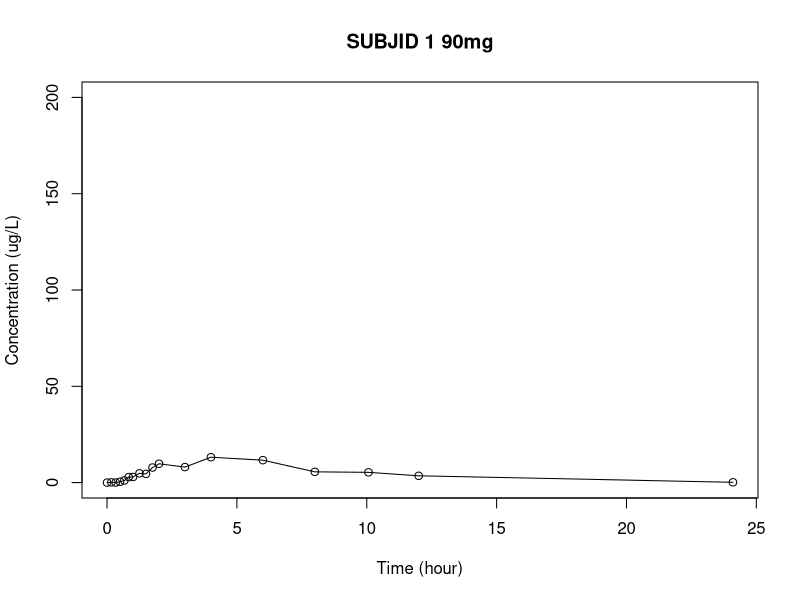
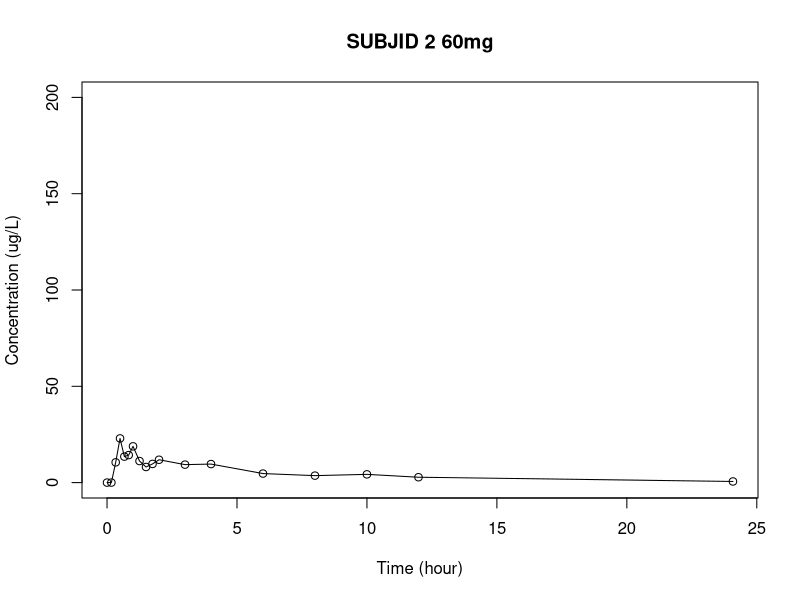
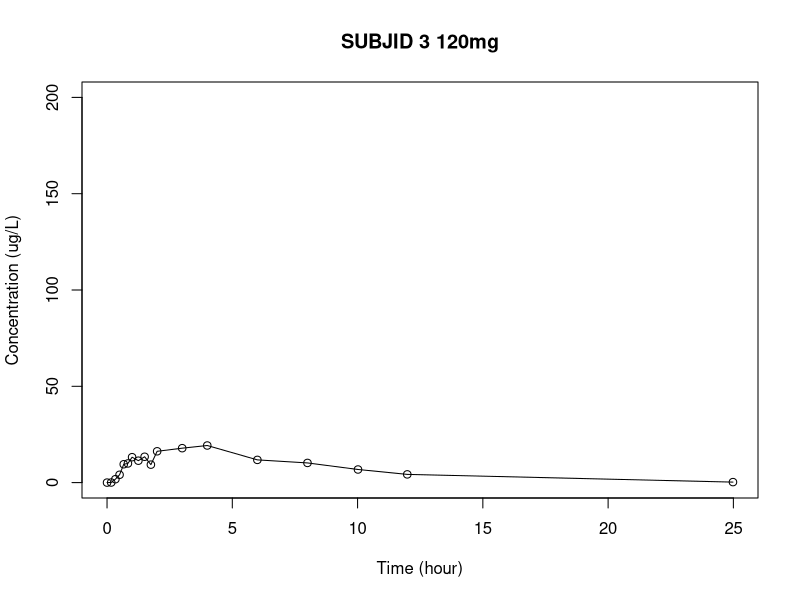
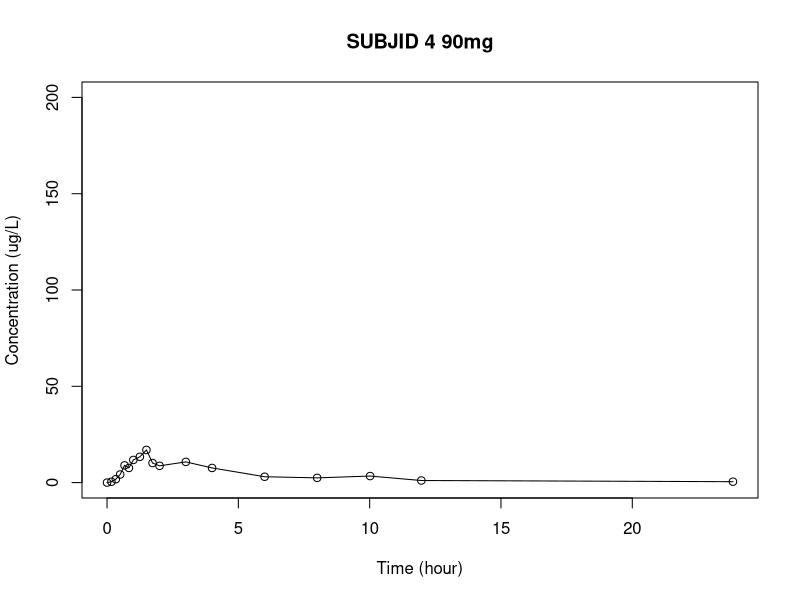
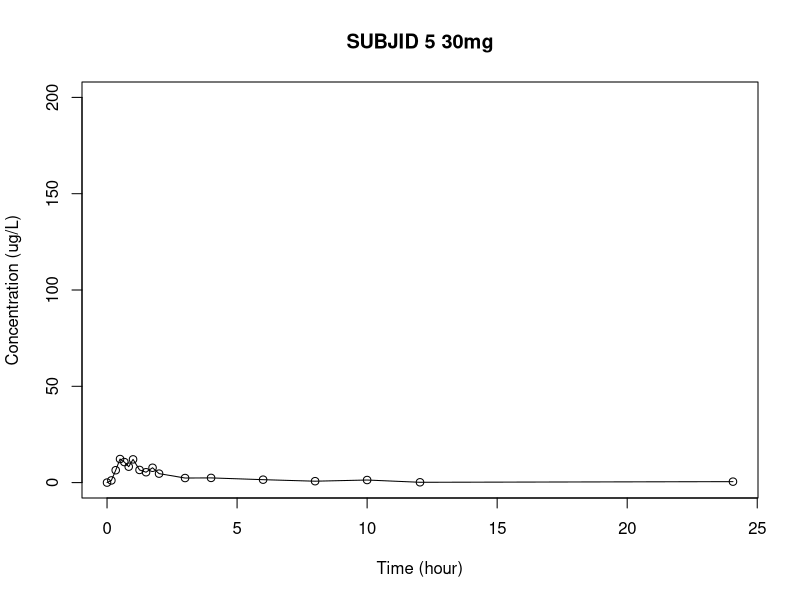
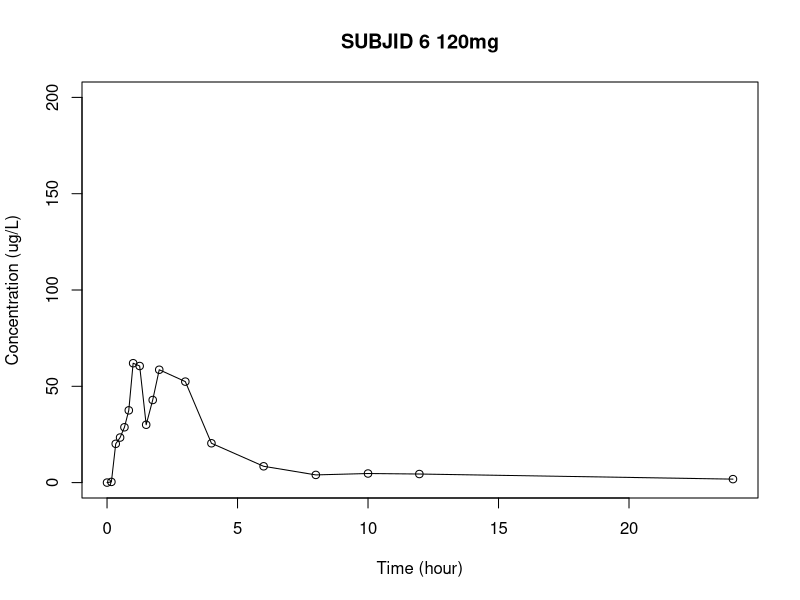
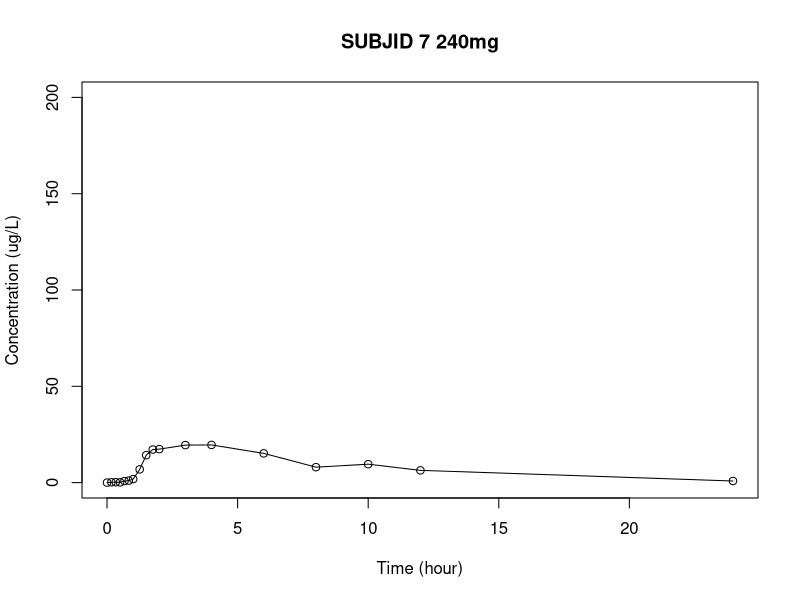
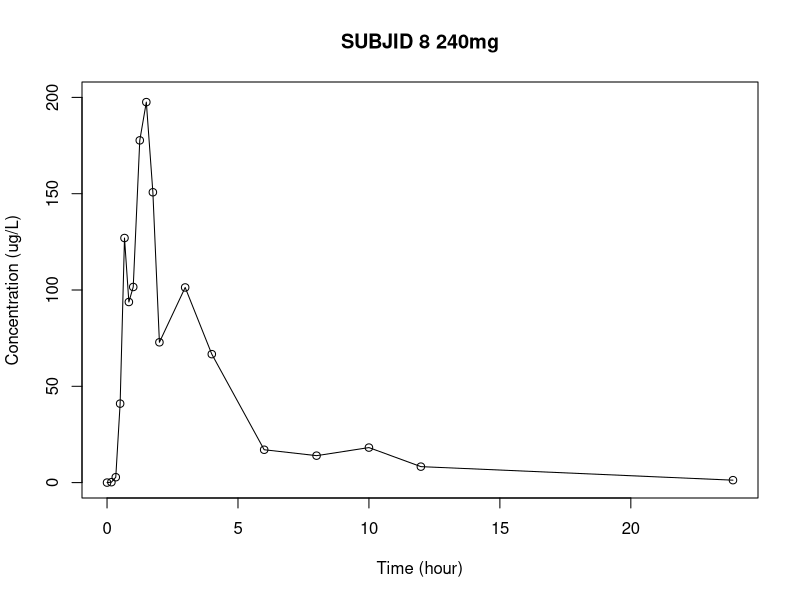

Write R code to recreate these figures, in order.
# Loading
#setwd("D:/AMC")
setwd("D:/Subintern/WNL")
PKRaw = read.csv("Drug_X_PK.csv")

# There's missing ID so we implemented this code.
UniID = unique(PKRaw$ID)

# Base plot
for (i in 1:length(UniID)){
  PKRaw01 = PKRaw[PKRaw$ID == UniID[i], ]
  plot(PKRaw01$TIME, PKRaw01$DV, main = paste0("SUBJID ", UniID[i], sep=" ", PKRaw01$Drug[1], "mg"), ylim=c(0,200), xlab="Time (hour)", ylab="Concentration (ug/L)")
  lines(PKRaw01$TIME, PKRaw01$DV, type="l")
}

# ggplot2 - saves png files in "ggplotfigs" folder.
library(ggplot2)
for (i in 1:length(UniID)){
  PKRaw01 = PKRaw[PKRaw$ID == UniID[i], ]
  FINAL = ggplot(PKRaw01, aes(x = TIME, y = DV)) + geom_point() + geom_line() + ggtitle(paste0("SUBJID ", UniID[i], sep=" ", PKRaw01$Drug[1], "mg")) + xlab("Time (hour)") + ylab("Concentration (ug/L)") + expand_limits(y=c(0,200))
  plot(FINAL)
  ggsave(filename = paste0("ggplotfigs/SUBJID", UniID[i], ".png"), FINAL)
}

